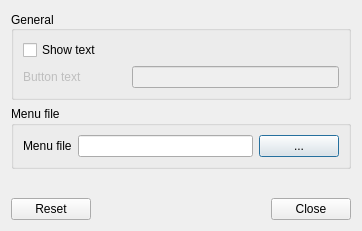
<?xml version="1.0" encoding="UTF-8"?>
<ui version="4.0">
 <class>GeuzenMenuConfig</class>
 <widget class="QDialog" name="GeuzenMenuConfig">
  <property name="geometry">
   <rect>
    <x>0</x>
    <y>0</y>
    <width>362</width>
    <height>231</height>
   </rect>
  </property>
  <property name="windowTitle">
   <string>Geuzen Main Menu settings</string>
  </property>
  <layout class="QVBoxLayout" name="verticalLayout">
   <item>
    <widget class="QGroupBox" name="generalGB">
     <property name="title">
      <string>General</string>
     </property>
     <property name="alignment">
      <set>Qt::AlignLeading|Qt::AlignLeft|Qt::AlignVCenter</set>
     </property>
     <property name="flat">
      <bool>false</bool>
     </property>
     <property name="checkable">
      <bool>false</bool>
     </property>
     <layout class="QGridLayout" name="gridLayout">
      <item row="0" column="0" colspan="3">
       <widget class="QCheckBox" name="showTextCB">
        <property name="text">
         <string>Show text</string>
        </property>
       </widget>
      </item>
      <item row="1" column="0">
       <widget class="QLabel" name="textL">
        <property name="enabled">
         <bool>false</bool>
        </property>
        <property name="text">
         <string>Button text</string>
        </property>
       </widget>
      </item>
      <item row="1" column="1" colspan="2">
       <widget class="QLineEdit" name="textLE">
        <property name="enabled">
         <bool>false</bool>
        </property>
       </widget>
      </item>
     </layout>
    </widget>
   </item>
   <item>
    <widget class="QGroupBox" name="menuGB">
     <property name="enabled">
      <bool>true</bool>
     </property>
     <property name="title">
      <string>Menu file</string>
     </property>
     <layout class="QGridLayout" name="gridLayout_2">
      <item row="0" column="0">
       <widget class="QLabel" name="menuFileL">
        <property name="text">
         <string>Menu file</string>
        </property>
       </widget>
      </item>
      <item row="0" column="1">
       <widget class="QLineEdit" name="menuFilePathLE">
        <property name="readOnly">
         <bool>true</bool>
        </property>
       </widget>
      </item>
      <item row="0" column="2">
       <widget class="QPushButton" name="chooseMenuFilePB">
        <property name="text">
         <string>...</string>
        </property>
       </widget>
      </item>
     </layout>
    </widget>
   </item>
   <item>
    <spacer name="verticalSpacer">
     <property name="orientation">
      <enum>Qt::Vertical</enum>
     </property>
     <property name="sizeHint" stdset="0">
      <size>
       <width>20</width>
       <height>41</height>
      </size>
     </property>
    </spacer>
   </item>
   <item>
    <widget class="QDialogButtonBox" name="buttons">
     <property name="orientation">
      <enum>Qt::Horizontal</enum>
     </property>
     <property name="standardButtons">
      <set>QDialogButtonBox::Close|QDialogButtonBox::Reset</set>
     </property>
    </widget>
   </item>
  </layout>
 </widget>
 <resources/>
 <connections/>
</ui>
